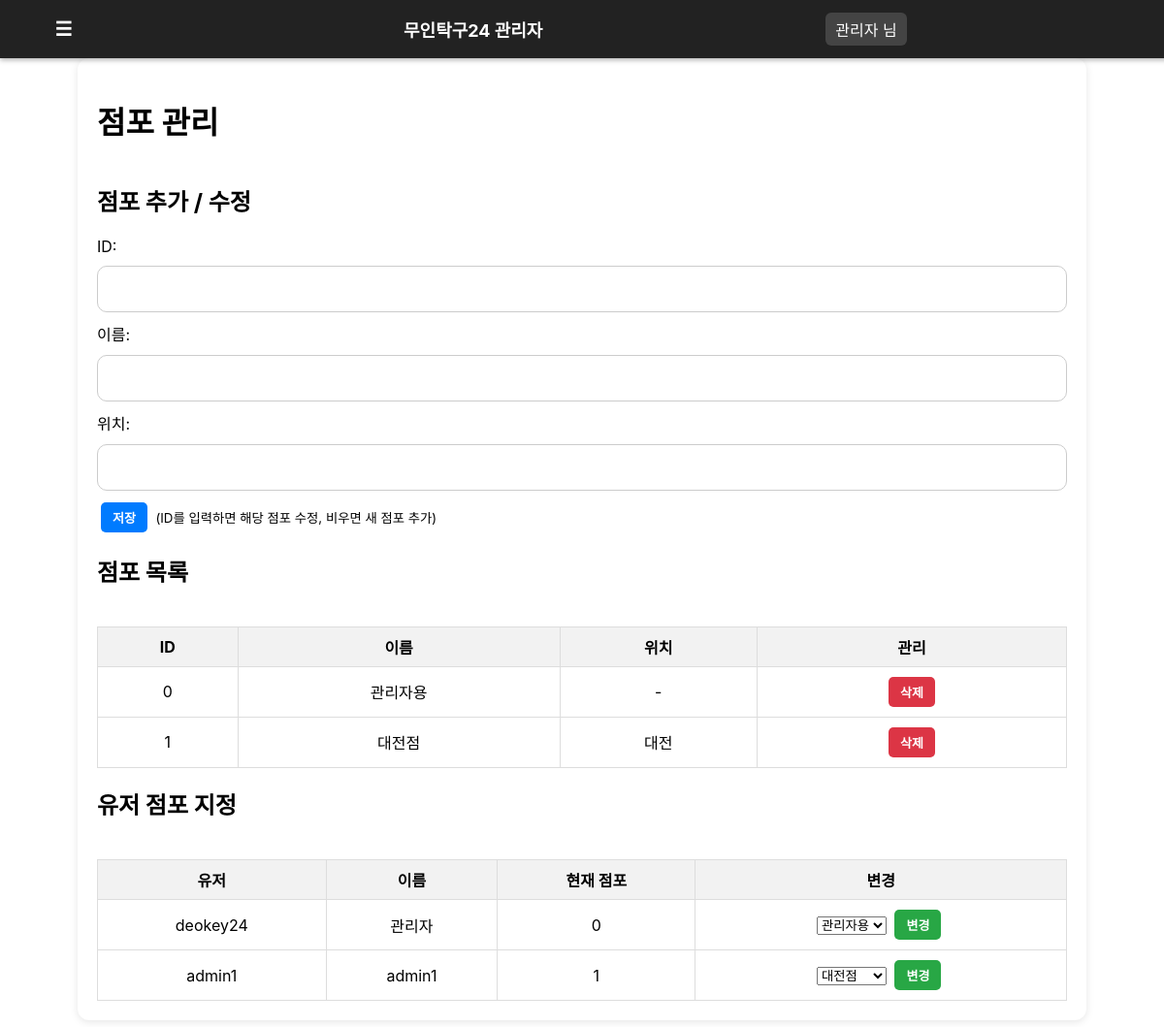
The app's page /stores (signed in) with its own data.
### tables this page shows
CREATE TABLE users(
            id INTEGER PRIMARY KEY AUTOINCREMENT,
            username TEXT UNIQUE,
            name TEXT,
            password TEXT,
            store_id INTEGER
        );

CREATE TABLE stores(
            id INTEGER PRIMARY KEY,
            name TEXT,
            location TEXT,
            table_count INTEGER DEFAULT 4
        );

### main.py (the view)
@app.get("/stores")
def store_page(request: Request):
    raw_user = request.cookies.get("session_user")
    if not raw_user:
        return RedirectResponse(url="/", status_code=303)
    try:
        username = base64.b64decode(raw_user).decode("utf-8")
    except Exception:
        return RedirectResponse(url="/", status_code=303)
    conn = sqlite3.connect(DB_PATH)
    cur = conn.cursor()
    cur.execute("SELECT id, name, store_id FROM users WHERE username=?", (username,))
    urow = cur.fetchone()
    if not urow or urow[2] != 0:  # 관리자가 아니면 접근 불가
        conn.close()
        return RedirectResponse(url="/admin", status_code=303)
    cur.execute("SELECT id, name, location FROM stores")
    stores = cur.fetchall()
    cur.execute("SELECT id, username, name, store_id FROM users")
    users = cur.fetchall()
    conn.close()
    return templates.TemplateResponse(
        "stores.html",
        {"request": request, "user": urow[1], "stores": stores, "users": users}
    )

### templates/stores.html (shortened to what this page needs)
{% extends "base.html" %}
{% block content %}
<h1>점포 관리</h1>
<h2>점포 추가 / 수정</h2>
<form method="post" action="/save_store">
  <label>ID: <input type="number" name="id"></label>
  <label>이름: <input type="text" name="name" required></label>
  <label>위치: <input type="text" name="location" required></label>
  <button type="submit">저장</button>
  <small>(ID를 입력하면 해당 점포 수정, 비우면 새 점포 추가)</small>
</form>
<h2>점포 목록</h2>
<table>
  <thead>
    <tr><th>ID</th><th>이름</th><th>위치</th><th>관리</th></tr>
  </thead>
  <tbody>
    {% for s in stores %}
    <tr>
      <td>{{ s[0] }}</td>
      <td>{{ s[1] }}</td>
      <td>{{ s[2] }}</td>
      <td>
        <form method="post" action="/delete_store" style="display:inline;">
          <button type="submit" onclick="return confirm('삭제하시겠습니까?')">삭제</button>
        </form>
      </td>
    </tr>
    {% endfor %}
  </tbody>
</table>
<h2>유저 점포 지정</h2>
<table>
  <thead>
    <tr><th>유저</th><th>이름</th><th>현재 점포</th><th>변경</th></tr>
  </thead>
  <tbody>
    {% for u in users %}
    <tr>
      <td>{{ u[1] }}</td>
      <td>{{ u[2] }}</td>
      <td>{{ u[3] }}</td>
      <td>
        <form method="post" action="/assign_store">
          <select name="store_id">
            {% for s in stores %}
              <option value="{{ s[0] }}" {% if s[0] == u[3] %}selected{% endif %}>
                {{ s[1] }}
              </option>
            {% endfor %}
          </select>
          <button type="submit">변경</button>
        </form>
      </td>
    </tr>
    {% endfor %}
  </tbody>
</table>
{% endblock %}

### templates/base.html (shortened to what this page needs)
<!DOCTYPE html>
<html>
<head>
  <link rel="stylesheet" href="/static/style.css">
</head>
<body>
  <header class="main-header">
    <div class="header-left">
      <button class="hamburger" onclick="toggleSidebar()">&#9776;</button>
    </div>
    <div class="header-center">
      무인탁구24 관리자
    </div>
    <div class="header-right">
      {% if user %}
      <span class="user-name">{{ user }} 님</span>
      {% endif %}
    </div>
  </header>
  <main class="content">
    {% block content %}{% endblock %}
  </main>
</body>
</html>

### static/style.css (style rules this page uses)
body { font-family: -apple-system, BlinkMacSystemFont, 'Segoe UI', Roboto, Oxygen, Ubuntu, sans-serif; margin: 0; padding-top: 40px; }
.content { flex: 1; padding: 25px 20px; display: flex; flex-direction: column; justify-content: center; }
input { width: 100%; padding: 14px; margin: 10px 0; border: 1px solid #ccc; border-radius: 10px; font-size: 16px; box-sizing: border-box; }
button { width: 100%; padding: 16px; margin-top: 15px; background: #007bff; color: white; border: none; border-radius: 10px; font-size: 18px; font-weight: bold; cursor: pointer; transition: background 0.3s; }
.main-header { display: flex; justify-content: space-between; align-items: center; background-color: #222; color: white; padding: 10px 15px; font-size: 18px; font-weight: bold; }
.header-left, .header-center, .header-right { flex: 1; display: flex; align-items: center; }
.header-center { justify-content: center; }
.header-left { justify-content: flex-start; }
.header-right { justify-content: flex-end; }
.main-header { position: fixed; top: 0; left: 0; width: 100%; height: 60px; display: flex; justify-content: space-between; align-items: center; background-color: #222; color: white; padding: 0 15px; font-size: 18px; font-weight: bold; z-index: 1000; box-shadow: 0 2px 5px rgba(0,0,0,0.3); }
.header-left { display: flex; align-items: center; justify-content: flex-start; }
.hamburger { font-size: 20px; background: none; border: none; color: white; cursor: pointer; display: flex; align-items: center; justify-content: center; padding: 0; margin: 0; height: 100%; line-height: 1; }
.user-name { font-size: 14px; font-weight: normal; background: #444; padding: 4px 8px; border-radius: 6px; }
.header-left { flex: 0.3; justify-content: flex-start; }
.header-center { flex: 2; justify-content: center; }
.header-right { flex: 1; justify-content: flex-end; }
.header-right { justify-content: flex-start; }
.hamburger { font-size: 20px; background: none; border: none; color: white; cursor: pointer; margin-left: -4px; }
.user-name { font-size: 16px; font-weight: normal; background: #444; padding: 5px 10px; border-radius: 6px; }
main.content { max-width: 1000px; margin: 20px auto; padding: 20px; background: white; border-radius: 12px; box-shadow: 0 2px 8px rgba(0,0,0,0.1); }
table { width: 100%; border-collapse: collapse; margin-top: 20px; }
table th, table td { border: 1px solid #ddd; padding: 8px; text-align: center; }
table th { background-color: #f2f2f2; }
form[action="/save_store"] button, form[action="/assign_store"] button, form[action="/delete_store"] button { width: auto; padding: 6px 12px; font-size: 13px; margin: 2px 4px; border-radius: 5px; cursor: pointer; border: none; }
form[action="/save_store"] button { background-color: #007bff; color: #fff; }
form[action="/assign_store"] button { background-color: #28a745; color: #fff; }
form[action="/delete_store"] button { background-color: #dc3545; color: #fff; }

### records on screen
users: name "관리자", username "deokey24", store "0", store_id "관리자용"
stores: id "0", name "관리자용", location "-"
stores: id "1", name "대전점", location "대전"
users: username "admin1", name "admin1", store "1", store_id "대전점"
